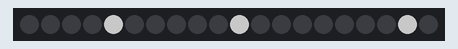
Simulated run of this sketch. Board: Arduino Uno, built with avr-gcc and run on an emulated ATmega328P. On the bench: 20 RGB LEDs in strip order, left to right. Dim RGB values are drawn brighter than linear; random numbers use the default seed unless the sketch sets one.

Above: at 0.05 s.
At 4.99 s:
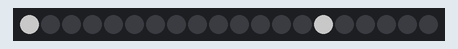
At 9.92 s:
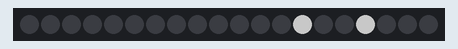
At 20.0 s:
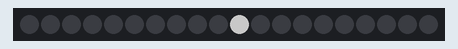
At 29.98 s:
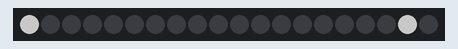
At 39.85 s:
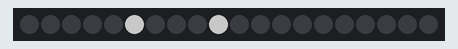

The sketch:

stars.ino
```cpp
#include <FastLED.h>

#define NUM_LEDS 20
#define DATA_PIN 16

CRGB leds[NUM_LEDS];

void setup() {
  FastLED.addLeds<NEOPIXEL, DATA_PIN>(leds, NUM_LEDS);
  FastLED.setBrightness(100); // Adjust brightness as needed
}

void loop() {
  for (int i = 0; i < NUM_LEDS; i++) {
    // Randomly turn LEDs on and off
    if (random(10) == 0) {
      leds[i] = CRGB::White; // Adjust color as needed
    } else {
      leds[i] = CRGB::Black;
    }
  }

  FastLED.show();
  delay(100); // Adjust delay for twinkling speed
}
```
